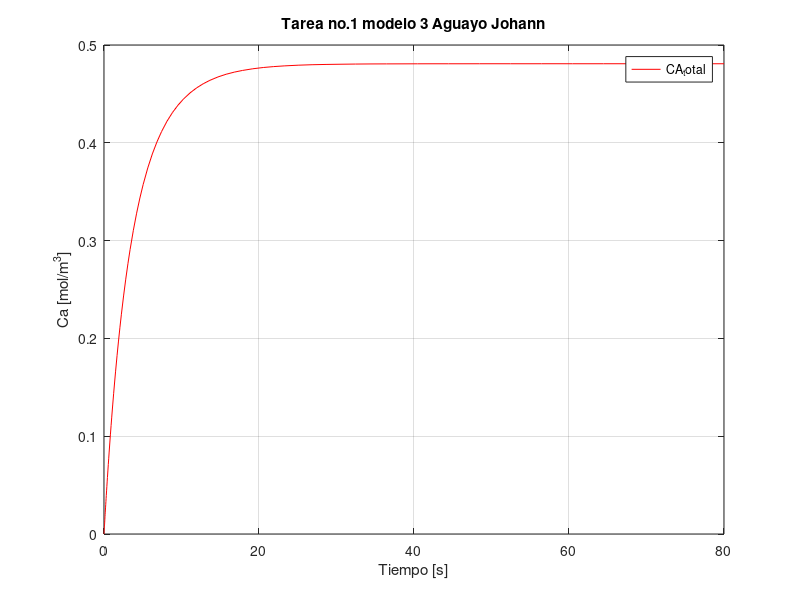

Write MATLAB code to recreate this figure.
%Tarea 1 modelo 2 control de procesos
%Reactores en serie con mismo volumen y flujo ctte
function Reactor_en_serie_2
clear
clc
[T,y]=ode45(@modelo_2,[0,80],[0,0,0]);
y(:,3)
%datos
plot(T,y(:,3),"r")
title("Tarea no.1 modelo 3 Aguayo Johann")
ylabel("Ca [mol/m^3]"),xlabel("Tiempo [s]");
grid
legend("CA_total")
end
function dydT=modelo_2(T,y)
%datos
Ca1 = y(1);
Ca2 = y(2);
F = 0.008; %m^3/s
v1 = 0.04; %m^3
v2 = 0.02; %m^3
k = 0.01; %1/s
Cao = 0.5; %mol/m^3
b = 0.4;
%Ecuacion de diseño CSTR
dydT(1)=(((1-b)*F*Cao)/v1)-((F*Ca1)/v1)-(k*Ca1);
dydT(2)=((b*F*Cao)/v2)-((F*Ca2)/v2)-(k*Ca2);
dydT(3)= dydT(1) + dydT(2);
dydT=dydT';
end
